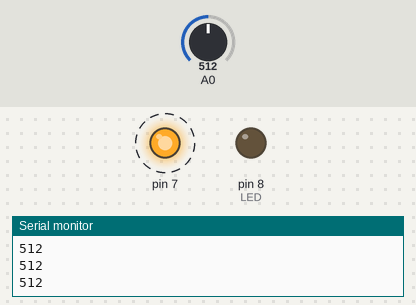
The sketch below on a simulated Arduino Uno, built with avr-gcc and run on an emulated ATmega328P. Shown: output pins drawn as LEDs (lit = HIGH), the last lines printed to the serial monitor. Dashed ring = blinking. The inputs (shaded band) are chosen by the test bench; at power-on: A0 = 512.

Above: at 0.9 s.
1.3 s: A0 set to 64
4.3 s: A0 set to 58
At 4.9 s:
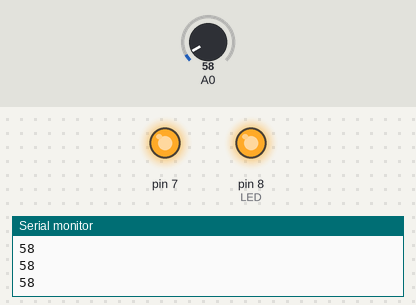
5.9 s: A0 set to 0
At 7.2 s:
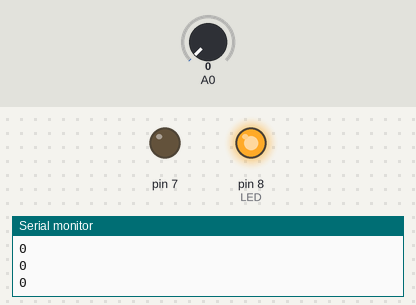
7.5 s: A0 set to 67
At 7.7 s:
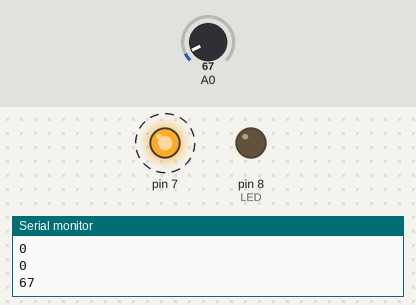
10.5 s: A0 set to 49
At 10.7 s:
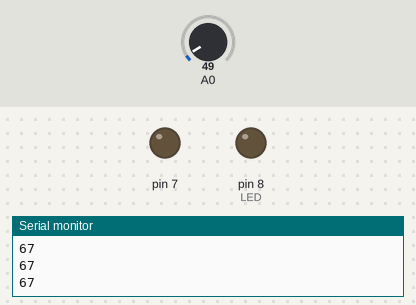
Timing chart, 0 to 13.3 s (numbered marks = the images above; inputs shaded):
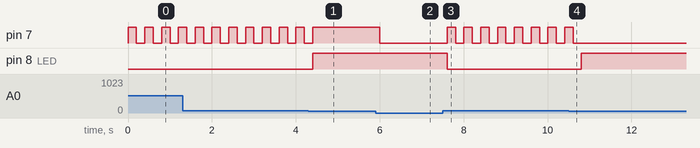

The sketch:

MQ-135.ino
```cpp
int sensor=0;

void setup() {

  pinMode (0,INPUT); //gassensor
  pinMode (8,OUTPUT); //LED
  pinMode (7,OUTPUT);

  Serial.begin(9600);

}

void loop() {

   //sensor=analogRead(A0);
   sensor=analogRead(0);
   Serial.println(sensor);

   //delay(1000);

   if (sensor>=59) {

    digitalWrite(8,LOW);
    digitalWrite(7,HIGH);
    delay(200);
    digitalWrite(7,LOW);
    delay(200);
   }

   else if (sensor>=57 && sensor<59) {

    digitalWrite(8,HIGH);
    digitalWrite(7,HIGH);
    delay(200);

   }

  else {

    digitalWrite(7,LOW);
    digitalWrite(8,HIGH);
    delay(200);

  }


}
```

Measured:
- the behaviour switches between 59 and 58 on A0 (found by bisection; images 0 and 1)
- after the input at 4.3 s, pin 7: goes on until 4.4 s, then stays HIGH; pin 8 (LED): LOW → HIGH after 0.10 s
- after the input at 5.9 s, pin 7: HIGH → LOW after 0.11 s
- after the input at 7.5 s, pin 7: alternates HIGH for 0.20 s and LOW for 0.20 s, starting after 0.11 s; pin 8 (LED): HIGH → LOW after 0.11 s
- after the input at 10.5 s, pin 7: goes on until 10.6 s, then stays LOW; pin 8 (LED): LOW → HIGH after 0.31 s
- by itself, pin 7: alternates HIGH for 0.20 s and LOW for 0.20 s
